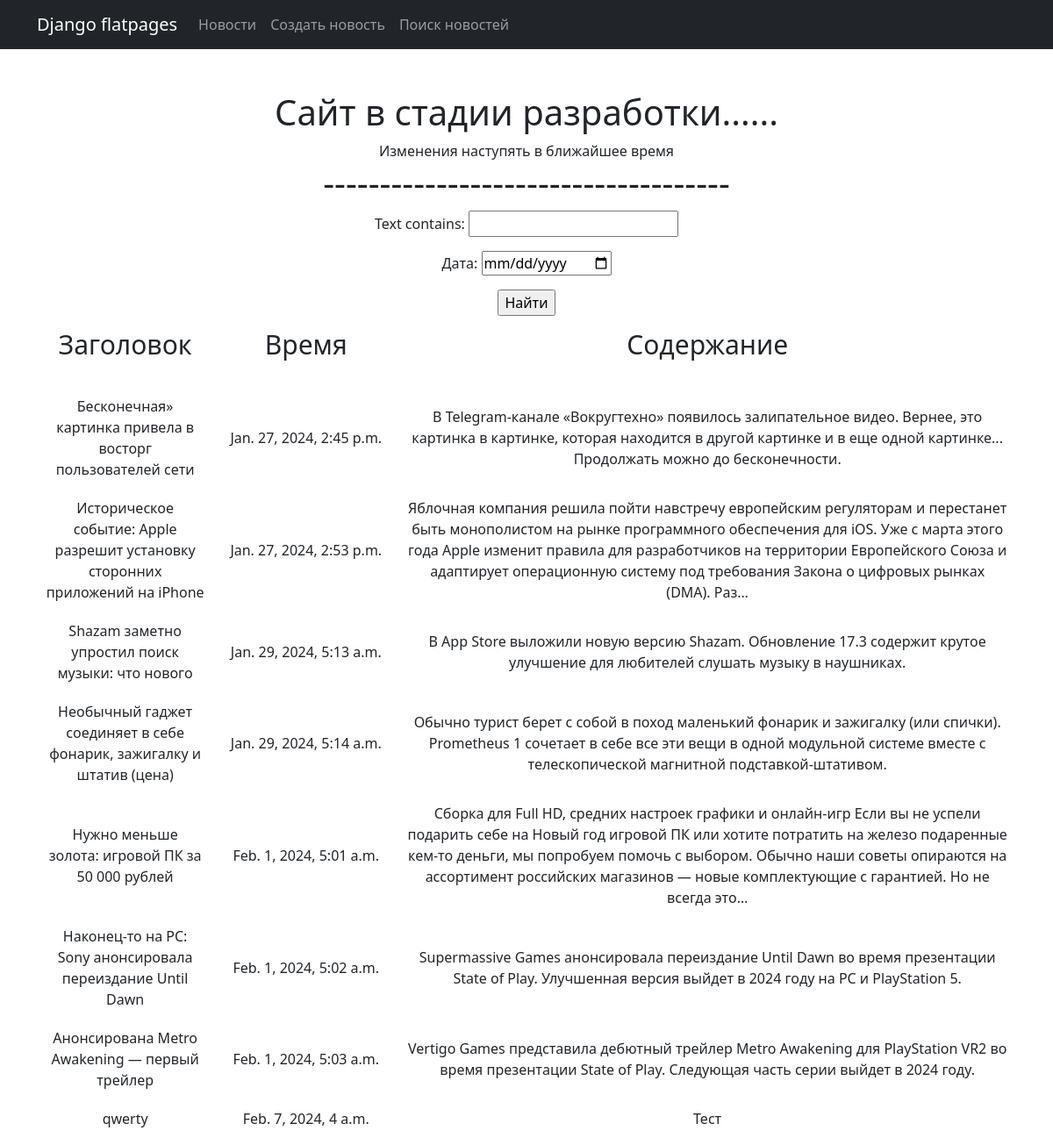
Screenshot of /post/search/ with the database file from the repository.
### simpleapp/models.py (models this page shows, shortened)
class Post(models.Model):
    article = 'AR'
    news = 'NE'
    POSITION = [(article, 'Статья'),
                (news, 'Новости')]
    author = models.ForeignKey(Author, on_delete=models.CASCADE)
    post_news = models.CharField(max_length=2,choices=POSITION,default=news)
    post_time = models.DateTimeField(auto_now_add=True)
    category = models.ManyToManyField(Category,through='PostCategory')
    post = models.CharField(max_length=200)
    text = models.TextField()
    rating_post = models.IntegerField(default=0)

### simpleapp/views.py (the view)
# urls.py: path('post/search/', PostSearch.as_view(), name='post_search'),
class PostSearch(ListView):
    model = Post
    template_name = 'post_search.html'
    context_object_name = 'search'
    def get_queryset(self):
        queryset = super().get_queryset()
        self.filterset = PostFilter(self.request.GET, queryset)
        return self.filterset.qs
    def get_context_data(self, **kwargs):
        context = super().get_context_data(**kwargs)
        context['filterset'] = self.filterset
        context['time_now'] = datetime.now()
        return context

### templates/post_search.html
{% extends 'flatpages/default.html' %}
{% load custom_filters %}
{% block content %}
    {% if search %}
    <form action="" method="get">
        {{ filterset.form.as_p }}
        <input type="submit" value="Найти"/>
    </form>
    <table cellpadding="10" align="center">
        <tr>
            <td width="10%"><p style="font-size: 30px">Заголовок</p></td>
            <td width="15%"><p style="font-size: 30px">Время</p></td>
            <td width="50%"><p style="font-size: 30px">Содержание</p></td>
        </tr>
        {% for p in search %}
        <tr>
            <td>{{ p.post }}</td>
            <td>{{ p.post_time }}</td>
            <td>{{ p.text|truncatechars:320}}</td>
        </tr>
        {% endfor %}
    </table>
    {% else %}
        <h1>Новостей нет</h1>
    {% endif %}
{% endblock content %}

### templates/flatpages/default.html (shortened to what this page needs)
<!DOCTYPE html>
<html lang="en">
    <head>
        {% load static %}
        <link href="{% static 'css/styles.css' %}" rel="stylesheet" />
    </head>
    <body>
        <nav class="navbar navbar-expand-lg navbar-dark bg-dark static-top">
   <div class="container">
       <a class="navbar-brand" href="#">Django flatpages</a>
       <div class="collapse navbar-collapse" id="navbarResponsive">
           <ul class="navbar-nav ml-auto">
               <li class="nav-item">
                   <a class="nav-link" href="/post/">Новости</a>
               </li>
               <li class="nav-item">
                   <a class="nav-link" href="/news/create/">Создать новость</a>
               </li>
               <li class="nav-item">
                   <a class="nav-link" href="/post/search/">Поиск новостей</a>
               </li>
           </ul>
       </div>
   </div>
</nav>
        <div class="container">
            <div class="text-center mt-5">
                <h1>Сайт в стадии разработки......</h1>
                <h9>Изменения наступять в ближайшее время</h9>
                <h1>------------------------------------</h1>
                {% block content %}
                {% endblock content %}
            </div>
        </div>
    </body>
</html>

### rows the page displays
Post: post "Бесконечная» картинка привела в восторг пользователей сети", post_time "Jan. 27, 2024, 2:45 p.m.", text "В Telegram-канале «Вокругтехно» появилось залипательное видео. Вернее, это картинка в картинке, которая находится в другой картинке и в еще одной картинке... Продолжать можно до бесконечности."
Post: post "Историческое событие: Apple разрешит установку сторонних приложений на iPhone", post_time "Jan. 27, 2024, 2:53 p.m.", text "Яблочная компания решила пойти навстречу европейским регуляторам и перестанет быть монополистом на рынке программного обеспечения для iOS. Уже с марта этого года Apple изменит правила для разработчиков на территории Европейского Союза и адаптирует операционную систему под требования Закона о цифровых рынках (DMA). Раз…"
Post: post "Shazam заметно упростил поиск музыки: что нового", post_time "Jan. 29, 2024, 5:13 a.m.", text "В App Store выложили новую версию Shazam. Обновление 17.3 содержит крутое улучшение для любителей слушать музыку в наушниках."
Post: post "Необычный гаджет соединяет в себе фонарик, зажигалку и штатив (цена)", post_time "Jan. 29, 2024, 5:14 a.m.", text "Обычно турист берет с собой в поход маленький фонарик и зажигалку (или спички). Prometheus 1 сочетает в себе все эти вещи в одной модульной системе вместе с телескопической магнитной подставкой-штативом."
Post: post "Нужно меньше золота: игровой ПК за 50 000 рублей", post_time "Feb. 1, 2024, 5:01 a.m.", text "Сборка для Full HD, средних настроек графики и онлайн-игр Если вы не успели подарить себе на Новый год игровой ПК или хотите потратить на железо подаренные кем-то деньги, мы попробуем помочь с выбором. Обычно наши советы опираются на ассортимент российских магазинов — новые комплектующие с гарантией. Но не всегда это…"
Post: post "Наконец-то на PC: Sony анонсировала переиздание Until Dawn", post_time "Feb. 1, 2024, 5:02 a.m.", text "Supermassive Games анонсировала переиздание Until Dawn во время презентации State of Play. Улучшенная версия выйдет в 2024 году на PC и PlayStation 5."
Post: post "Анонсирована Metro Awakening — первый трейлер", post_time "Feb. 1, 2024, 5:03 a.m.", text "Vertigo Games представила дебютный трейлер Metro Awakening для PlayStation VR2 во время презентации State of Play. Следующая часть серии выйдет в 2024 году."
Post: post "qwerty", post_time "Feb. 7, 2024, 4 a.m.", text "Тест"
